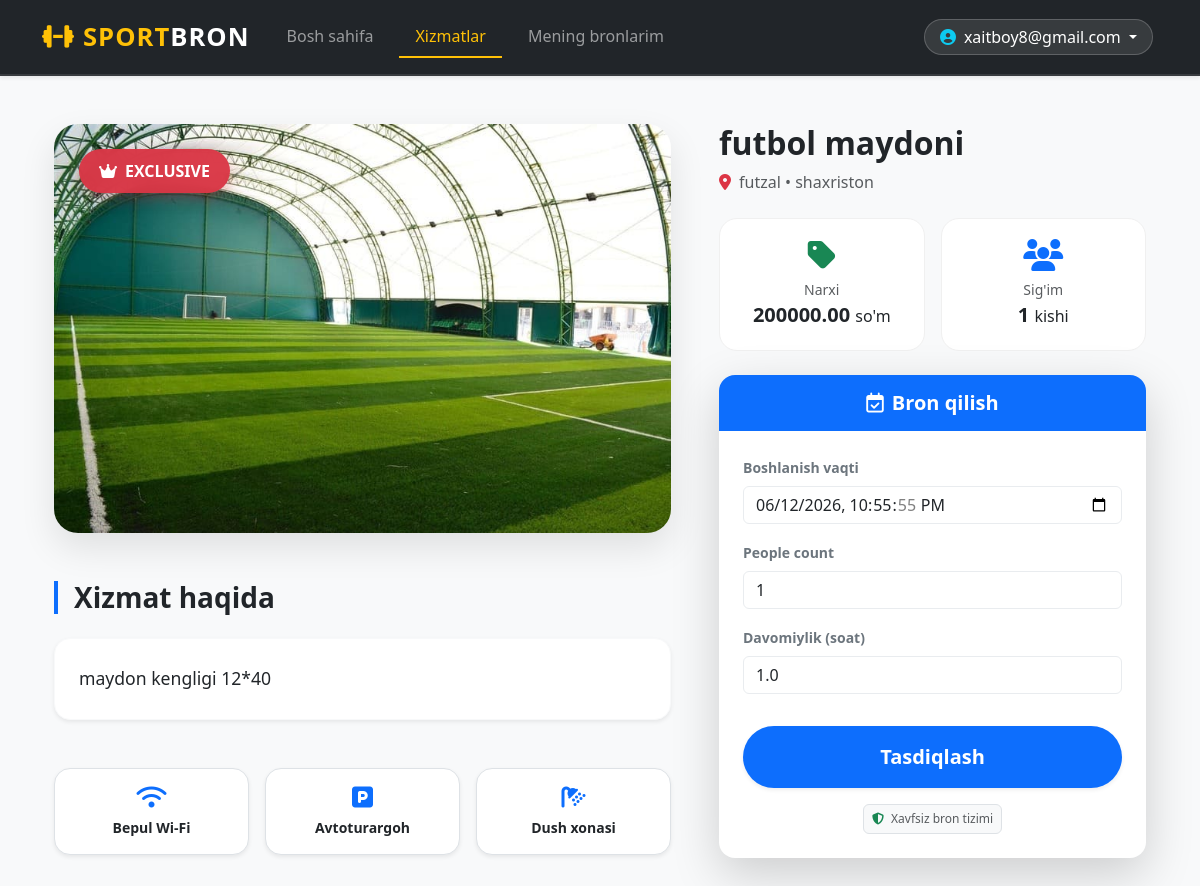
Page /services/1/ (signed in) on the committed database.
### users/models.py (models this page shows)
class User(AbstractUser):
    email = models.EmailField(unique=True)
    strike_count = models.IntegerField(default=0)
    blocked_until = models.DateTimeField(null=True, blank=True)
    is_email_verified = models.BooleanField(default=False)
    USERNAME_FIELD = "email"
    REQUIRED_FIELDS = ["username"]

### facilities/models.py (models this page shows, shortened)
class Service(models.Model):
    facility = models.ForeignKey(Facility, on_delete=models.CASCADE)
    name = models.CharField(max_length=255)
    price_per_hour = models.DecimalField(max_digits=10, decimal_places=2)
    capacity = models.IntegerField()
    is_exclusive = models.BooleanField(default=False)
    image = models.ImageField(
        upload_to='services/',
        null=True,
        blank=True,
        verbose_name="Xizmat rasmi"
    )

class Facility(models.Model):
    name = models.CharField(max_length=255)
    location = models.CharField(max_length=255)
    description = models.TextField()
    map_url = models.URLField(
        max_length=500,
        blank=True,
        null=True,
        verbose_name="Xarita havolasi (Google Maps)",
        help_text="Google Mapsdan joyni ulashgan linkni bu yerga qo‘ying"
    )
    latitude = models.FloatField(null=True, blank=True)
    longitude = models.FloatField(null=True, blank=True)

### facilities/views.py (the view)
# urls.py: path('<int:service_id>/', service_detail, name='service_detail'),
@login_required
def service_detail(request, service_id):
    service = get_object_or_404(Service, pk=service_id)
    if request.method == "POST":
        form = BookingForm(request.POST, user=request.user, service=service)
        if form.is_valid():
            booking = form.save(commit=False)
            booking.user = request.user
            booking.service = service
            booking.save()
            messages.success(
                request,
                f"{service.name} uchun bron muvaffaqiyatli yaratildi!"
            )
            return redirect("profile")
        else:
            for error in form.errors.values():
                for e in error:
                    messages.error(request, e)
    else:
        form = BookingForm(user=request.user, service=service)
    return render(request, 'facilities/service_detail.html', {
        'service': service,
        'form': form,
        'title': f"{service.name} - Bron qilish"
    })

### bookings/forms.py (shortened to what this page needs)
class BookingForm(forms.ModelForm):
    start_time = forms.DateTimeField(
        widget=forms.DateTimeInput(attrs={"type": "datetime-local"}),
        label="Boshlanish vaqti"
    )
    duration_hours = forms.DecimalField(
        min_value=Decimal('0.5'),
        max_value=Decimal('24'),
        decimal_places=1,
        initial=Decimal('1.0'),
        label="Davomiylik (soat)",
        required=False,
        widget=forms.NumberInput(attrs={'step': '0.5', 'min': '0.5'})
    )
    class Meta:
        model = Booking
        fields = ["start_time", "people_count", "duration_hours"]
    def __init__(self, *args, **kwargs):
        self.user = kwargs.pop('user', None)
        self.service = kwargs.pop('service', None)
        super().__init__(*args, **kwargs)
        if not self.instance.pk:
            self.fields['start_time'].initial = timezone.now() + timedelta(hours=1)

### templates/facilities/service_detail.html (shortened to what this page needs)
{% extends 'base.html' %}
{% block content %}
<link rel="stylesheet" href="https://cdnjs.cloudflare.com/ajax/libs/font-awesome/6.5.0/css/all.min.css">
<div class="container my-5">
    <div class="row g-lg-5">
        <div class="col-lg-7">
            <div class="service-image-wrapper mb-5">
                {% if service.is_exclusive %}
                    <div class="badge-exclusive">
                        <i class="fas fa-crown me-2"></i>EXCLUSIVE
                    </div>
                {% endif %}
                {% if service.image %}
                    <img src="{{ service.image.url }}" class="img-fluid w-100" alt="{{ service.name }}" style="min-height: 400px; max-height: 600px; object-fit: cover;">
                {% else %}
                    <img src="https://via.placeholder.com/800x500?text=Rasm+yo'q" class="img-fluid w-100" alt="Placeholder">
                {% endif %}
            </div>
            <div class="mb-5">
                <h3 class="fw-bold mb-4 border-start border-primary border-4 ps-3">Xizmat haqida</h3>
                <div class="p-4 bg-white rounded-4 shadow-sm border border-light">
                    <p class="lead text-dark mb-0" style="line-height: 1.8; font-size: 1.1rem;">
                        {{ service.facility.description|default:"Ushbu majmua haqida batafsil ma'lumot kiritilmagan." }}
                    </p>
                </div>
            </div>
            <div class="row g-3 mb-5">
                <div class="col-md-4 col-6">
                    <div class="text-center p-3 border rounded-4 bg-white shadow-sm">
                        <i class="fas fa-wifi text-primary fs-4 mb-2"></i>
                        <div class="small fw-bold">Bepul Wi-Fi</div>
                    </div>
                </div>
                <div class="col-md-4 col-6">
                    <div class="text-center p-3 border rounded-4 bg-white shadow-sm">
                        <i class="fas fa-parking text-primary fs-4 mb-2"></i>
                        <div class="small fw-bold">Avtoturargoh</div>
                    </div>
                </div>
                <div class="col-md-4 col-12">
                    <div class="text-center p-3 border rounded-4 bg-white shadow-sm">
                        <i class="fas fa-shower text-primary fs-4 mb-2"></i>
                        <div class="small fw-bold">Dush xonasi</div>
                    </div>
                </div>
            </div>
        </div>
        <div class="col-lg-5">
            <div class="sticky-form">
                <div class="mb-4">
                    <h1 class="fw-bold text-dark h2">{{ service.name }}</h1>
                    <p class="text-muted d-flex align-items-center">
                        <i class="fas fa-map-marker-alt text-danger me-2"></i>
                        {{ service.facility.name }} • {{ service.facility.location }}
                    </p>
                </div>
                <div class="row g-3 mb-4 text-center">
                    <div class="col-6">
                        <div class="feature-box">
                            <i class="fas fa-tag fa-2x text-success mb-2"></i>
                            <div class="text-muted small">Narxi</div>
                            <div class="fw-bold fs-5 text-dark">{{ service.price_per_hour }} <span class="fs-6 fw-normal">so'm</span></div>
                        </div>
                    </div>
                    <div class="col-6">
                        <div class="feature-box">
                            <i class="fas fa-users fa-2x text-primary mb-2"></i>
                            <div class="text-muted small">Sig'im</div>
                            <div class="fw-bold fs-5 text-dark">{{ service.capacity }} <span class="fs-6 fw-normal">kishi</span></div>
                        </div>
                    </div>
                </div>
                {% if user.is_authenticated %}
                    <div class="card shadow-lg border-0 rounded-4 overflow-hidden">
                        <div class="card-header bg-primary text-white py-3 border-0">
                            <h5 class="mb-0 text-center fw-bold"><i class="far fa-calendar-check me-2"></i>Bron qilish</h5>
                        </div>
                        <div class="card-body p-4">
                            <form method="post" novalidate>
                                {% for field in form %}
                                    <div class="mb-3 custom-form-group">
                                        <label class="form-label small fw-bold text-secondary">{{ field.label }}</label>
                                        {{ field }}
                                    </div>
                                {% endfor %}
                                <button type="submit" class="btn btn-primary btn-lg w-100 mt-3 rounded-pill fw-bold py-3 shadow-sm border-0">
                                    Tasdiqlash
                                </button>
                            </form>
                            <div class="text-center mt-3">
                                <span class="badge bg-light text-muted fw-normal p-2 border">
                                    <i class="fas fa-shield-alt me-1 text-success"></i> Xavfsiz bron tizimi
                                </span>
                            </div>
                        </div>
                    </div>
                {% endif %}
            </div>
        </div>
    </div>
</div>
{% endblock %}

### templates/base.html (shortened to what this page needs)
{% load static %}
<!DOCTYPE html>
<html lang="uz">
<head>
    <link href="https://cdn.jsdelivr.net/npm/bootstrap@5.3.3/dist/css/bootstrap.min.css" rel="stylesheet">
    <link rel="stylesheet" href="https://cdnjs.cloudflare.com/ajax/libs/font-awesome/6.5.0/css/all.min.css">
</head>
<body>
<nav class="navbar navbar-expand-lg navbar-dark bg-dark shadow-sm sticky-top">
    <div class="container">
        <a class="navbar-brand fw-bold text-warning" href="{% url 'home' %}">
            <i class="fas fa-dumbbell me-2"></i>SPORT<span class="text-white">BRON</span>
        </a>
        <div class="collapse navbar-collapse" id="navbarContent">
            <ul class="navbar-nav me-auto mb-2 mb-lg-0">
                <li class="nav-item">
                    <a class="nav-link {% if request.resolver_match.url_name == 'home' %}active{% endif %}" href="{% url 'home' %}">Bosh sahifa</a>
                </li>
                {% if user.is_authenticated %}
                    <li class="nav-item">
                        <a class="nav-link {% if 'service' in request.path %}active{% endif %}" href="{% url 'facilities:service_list' %}">Xizmatlar</a>
                    </li>
                    <li class="nav-item">
                        <a class="nav-link {% if 'profile' in request.path %}active{% endif %}" href="{% url 'profile' %}">Mening bronlarim</a>
                    </li>
                {% endif %}
            </ul>
            <ul class="navbar-nav ms-auto align-items-center">
                {% if user.is_authenticated %}
                    <li class="nav-item dropdown">
                        <a class="nav-link dropdown-toggle user-dropdown-btn text-white" href="#" id="userDropdown" role="button" data-bs-toggle="dropdown" aria-expanded="false">
                            <i class="fas fa-user-circle me-2 text-info"></i>{{ user.email|truncatechars:20 }}
                        </a>
                    </li>
                {% endif %}
            </ul>
        </div>
    </div>
</nav>
<main class="container mt-4 mb-5">
    {% block content %}{% endblock %}
</main>
</body>
</html>

### templates/base.html (style rules this page uses)
:root { --primary-color: #0d6efd; --accent-color: #ffc107; }
body { background-color: #f8f9fa; font-family: 'Segoe UI', Tahoma, Geneva, Verdana, sans-serif; }
.navbar { padding: 0.8rem 0; border-bottom: 2px solid rgba(255, 255, 255, 0.1); }
.navbar-brand { font-size: 1.6rem; letter-spacing: 1px; }
.nav-link { font-weight: 500; transition: all 0.3s ease; margin: 0 5px; padding: 0.5rem 1rem !important; }
.active { color: var(--accent-color) !important; border-bottom: 2px solid var(--accent-color); }
.user-dropdown-btn { background: rgba(255, 255, 255, 0.1); border-radius: 50px; padding: 5px 15px !important; border: 1px solid rgba(255, 255, 255, 0.2); }

### templates/facilities/service_detail.html (style rules this page uses)
.sticky-form { position: sticky; top: 100px; z-index: 10; }
.service-image-wrapper { position: relative; overflow: hidden; border-radius: 24px; box-shadow: 0 15px 35px rgba(0,0,0,0.1); }
.service-image-wrapper img { transition: transform 0.6s cubic-bezier(0.165, 0.84, 0.44, 1); }
.feature-box { background: #fff; border-radius: 18px; padding: 20px; border: 1px solid #f0f0f0; transition: all 0.3s ease; }
.badge-exclusive { position: absolute; top: 25px; left: 25px; z-index: 5; padding: 10px 20px; border-radius: 50px; font-weight: 700; background: rgba(220, 53, 69, 0.95); color: white; backdrop-filter: blur(8px); box-shadow: 0 5px 15px rgba(220, 53, 69, 0.3); }

### rows in the picture
User: email "xaitboy8@gmail.com"
Service: image (picture), facility.description "maydon kengligi 12*40", name "futbol maydoni", facility.name "futzal", facility.location "shaxriston", price_per_hour "200000.00", capacity "1"

### other values in the picture
{{ field.label }} "Boshlanish vaqti" "People count" "Davomiylik (soat)"
